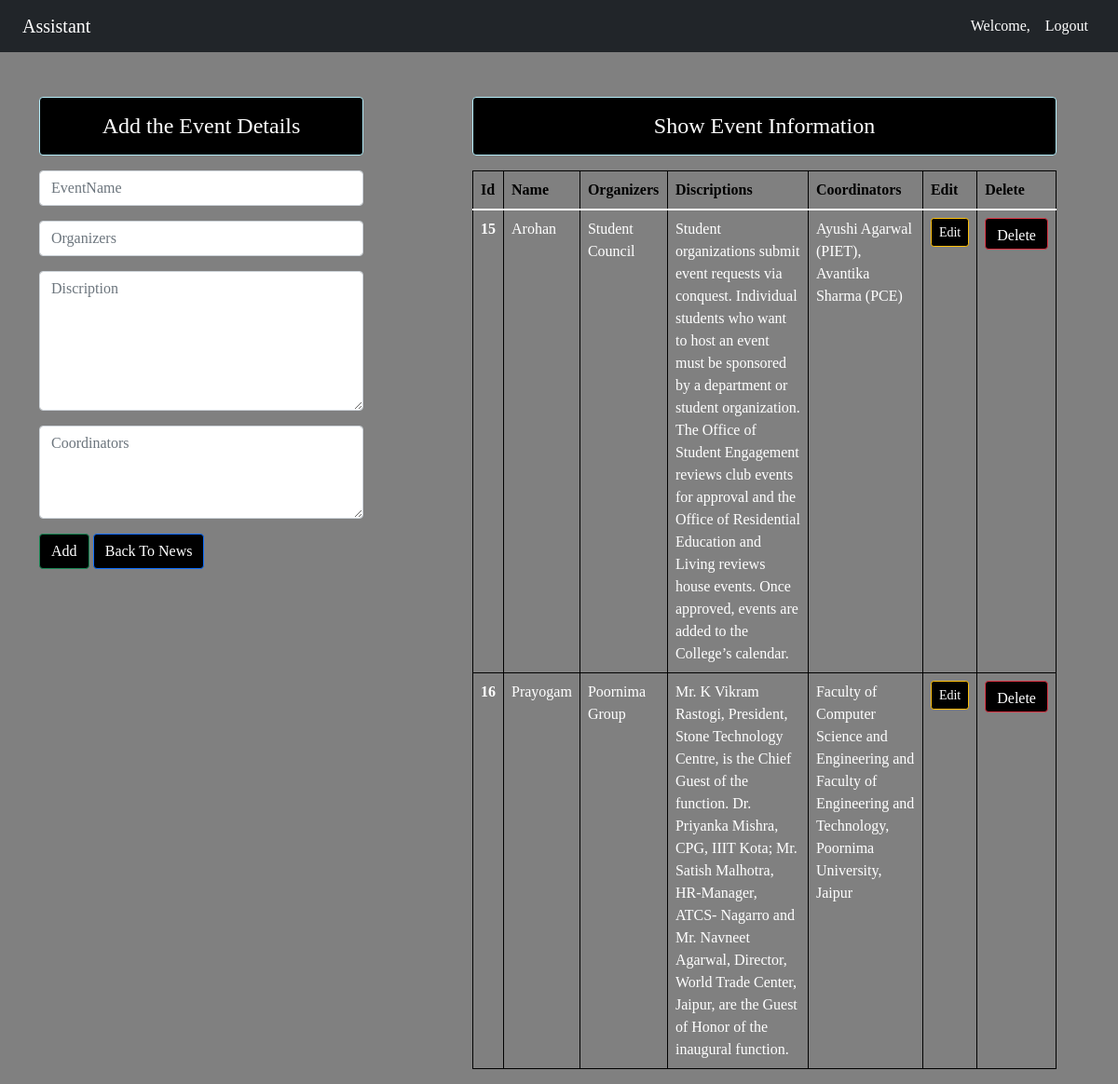
Screenshot of /event/ with the database file from the repository.
### Assistant/models.py (models this page shows)
class Event(models.Model):
    ename = models.CharField(max_length=75)
    eorganizers = models.CharField(max_length=50)
    ediscription = models.TextField()
    ecoordinators = models.TextField()

### Assistant/views.py (the view)
# urls.py: path('event/', views.event_add_show, name='event'),
def event_add_show(request):
    if request.method == 'POST':
        em = EventForm(request.POST)
        if em.is_valid():
            en = em.cleaned_data['ename']
            eo = em.cleaned_data['eorganizers']
            ed = em.cleaned_data['ediscription']
            ec = em.cleaned_data['ecoordinators']
            reg  = Event(ename = en, eorganizers = eo, ediscription = ed, ecoordinators = ec)
            reg.save()
            em = EventForm()
    else:
        em = EventForm()
    event = Event.objects.all()
    return render(request, 'Assistant/event.html', {'form' : em, 'etu' : event})

### Assistant/forms.py
class EventForm(forms.ModelForm):
    class Meta:
        model = Event
        fields = ['ename', 'eorganizers', 'ediscription', 'ecoordinators']
        labels = {
            "ename": "",
            "eorganizers": "",
            "ediscription" : "",
            "ecoordinators" : "",
        }
        widgets = {
            'ename' : forms.TextInput(attrs={'placeholder': 'EventName', 'class': 'form-control', 'style': 'font-family : times new roman;'}),
            'eorganizers' : forms.TextInput(attrs={'placeholder': 'Organizers', 'class': 'form-control', 'style': 'font-family : times new roman;'}),
            'ediscription' : forms.Textarea(attrs={'placeholder': 'Discription', 'class': 'form-control', 'style': 'font-family : times new roman; height: 150px;'}),
            'ecoordinators' : forms.Textarea(attrs={'placeholder': 'Coordinators', 'class': 'form-control', 'style': 'font-family : times new roman; height : 100px;'})
        }

### Assistant/templates/Assistant/event.html (shortened to what this page needs)
{% extends 'Assistant/base.html' %}
{% load static %}
{% block content %}
<div class="col-sm-10">
</div>
<div class="row">
    <div class="col-sm-4">
        <h4 class="text-center alert alert-info"  style = "font-family:times new Roman; background-color: black; color: white;">Add the Event Details</h4>
        <form action="" method = 'POST'>
            {{form.as_p}}
            <input type="submit" class="btn btn-success" value="Add" style = "font-family:times new Roman; background-color: black; color: white;">
            <a href="{% url 'news' %}" class="btn btn-primary" style = "font-family:times new Roman; background-color: black; color: white;">Back To News</a>
        </form>
    </div>
    <div class="class col-sm-7 offset-1">
        <h4 class="text-center alert alert-info" style = "font-family:times new Roman; background-color: black; color: white;">Show Event Information</h4>
        {% if etu %}
            <table class="table table-hover" style = "font-family:times new Roman; background-color: grey; color: white; border: 1px solid black;">
                <thead>
                    <tr style = "font-family: times new roman; font-family:times new Roman; background-color: grey; color: white;">
                        <th scope="col"  style = "font-family:times new Roman; background-color: grey; color: black; font-size: 16px;">Id</th>
                        <th scope="col"  style = "font-family:times new Roman; background-color: grey; color: black; font-size: 16px;">Name</th>
                        <th scope="col"  style = "font-family:times new Roman; background-color: grey; color: black; font-size: 16px;">Organizers</th>
                        <th scope="col"  style = "font-family:times new Roman; background-color: grey; color: black; font-size: 16px;">Discriptions</th>
                        <th scope="col"  style = "font-family:times new Roman; background-color: grey; color: black; font-size: 16px;">Coordinators</th>
                        <th scope="col"  style = "font-family:times new Roman; background-color: grey; color: black; font-size: 16px;">Edit</th>
                        <th scope="col"  style = "font-family:times new Roman; background-color: grey; color: black; font-size: 16px;">Delete</th>
                    </tr>
                </thead>
                <tbody>
                    {% for et in etu %}
                        <tr>
                            <th scope="row">{{et.id}}</th>
                            <td>{{et.ename}}</td>
                            <td>{{et.eorganizers}}</td>
                            <td>{{et.ediscription}}</td>
                            <td>{{et.ecoordinators}}</td>
                            <td>
                                <a href="{% url 'eventupdatedata' et.id %}" class="btn btn-warning btn-sm" style = "font-family:times new Roman; background-color: black; color: white;">Edit</a>
                            </td>
                            <td>
                                <form action="{% url 'eventdeletedata' et.id %}" method="post" class="d-inline" >
                                    <input type="submit" class="btn btn-danger" value="Delete" style = "font-family:times new Roman; background-color: black; color: white; height: 34px;">
                                </form>
                            </td>
                        </tr>
                    {% endfor %}
                </tbody>
            </table>
        {% else %}
            <h4 text-center alert alert-warning>No Records</h4>
        {% endif %}
    </div>
</div>
{% endblock content %}

### Assistant/templates/Assistant/base.html (shortened to what this page needs)
<!DOCTYPE html>
{% load static %}
<html lang="en">
<head>
	<link rel="stylesheet" href="{% static 'Assistant/css/bootstrap.css' %}">
	<link rel="stylesheet" href="{% static 'Assistant/css/style.css' %}">
</head>
<body>
	<div class="container-fluid bg-dark">
		{% include 'Assistant/navbar.html'  %}
	</div>
	<div class="container">
		<div class="row">
			{% block content %}
			{% endblock content %}
		</div>
	</div>
</body>
</html>

### Assistant/templates/Assistant/navbar.html (shortened to what this page needs)
{% load static %}
<nav class="navbar navbar-expand-lg navbar-dark bg-dark">
    <div class="container-fluid">
      <a class="navbar-brand" href="#" style = 'font-family : times new Roman'>Assistant</a>
      <ul class="nav navbar-nav navbar-right">
        <li class="nav-item ">
          <a class="nav-link active" aria-current="page" style = 'font-family : times new Roman;' href="#">Welcome, {{user.username}}</a>
        </li>
        <li class="nav-item ">
          <a class="nav-link active" aria-current="page" href="{% url 'logout' %}"  style = 'font-family : times new Roman;'>Logout</a>
        </li>
      </ul>
    </div>
  </nav>

### Assistant/static/Assistant/css/style.css (style rules this page uses)
body { background-color:grey; }
table, th, td { border:1px solid black; }

### rows the page displays
Event: id "15", ename "Arohan", eorganizers "Student Council", ediscription "Student organizations submit event requests via conquest. Individual students who want to host an event must be sponsored by a department or student organization. The Office of Student Engagement reviews club events for approval and the Office of Residential Education and Living reviews house events. Once approved, events are added to the College’s calendar.", ecoordinators "Ayushi Agarwal (PIET), Avantika Sharma (PCE)"
Event: id "16", ename "Prayogam", eorganizers "Poornima Group", ediscription "Mr. K Vikram Rastogi, President, Stone Technology Centre, is the Chief Guest of the function. Dr. Priyanka Mishra, CPG, IIIT Kota; Mr. Satish Malhotra, HR-Manager, ATCS- Nagarro and Mr. Navneet Agarwal, Director, World Trade Center, Jaipur, are the Guest of Honor of the inaugural function.", ecoordinators "Faculty of Computer Science and Engineering and Faculty of Engineering and Technology, Poornima University, Jaipur"
